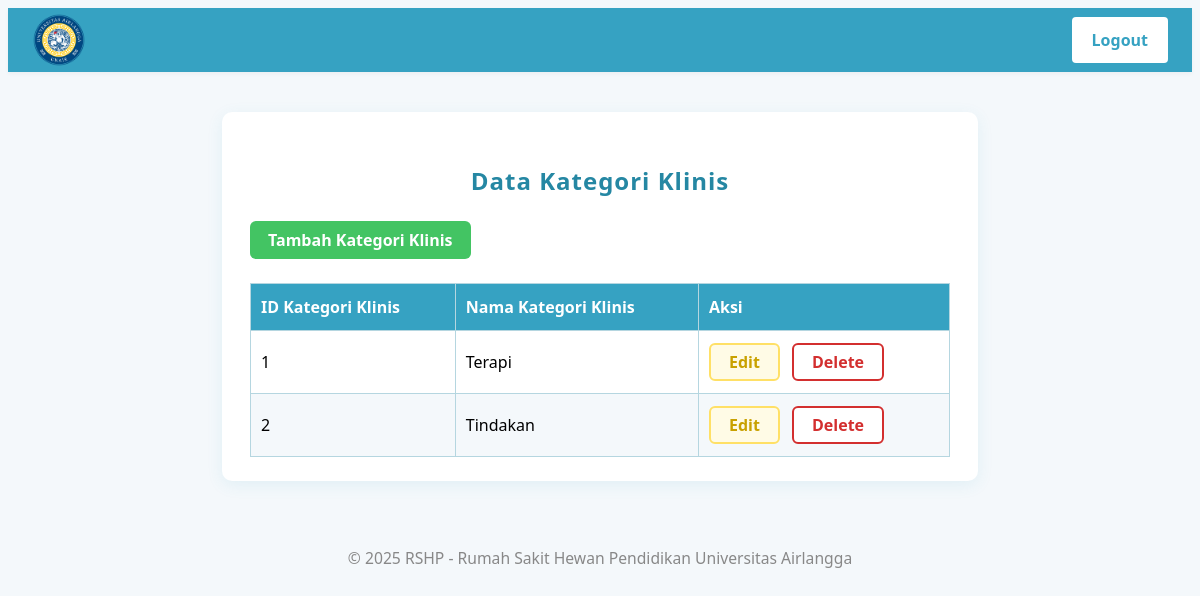
The app's page /roles/medis/kategori/KategoriKlinisView.php with its own data.
### tables this page shows
CREATE TABLE `kategori_klinis` (
  `idkategori_klinis` int NOT NULL,
  `nama_kategori_klinis` varchar(50) DEFAULT NULL
);

### databases/koneksi.php (called while the page is built, shortened)
<?php
class Database {
	private $host;
	private $user;
	private $pass;
	private $db;
	private $conn;
	public function __construct(
		$host = 'localhost',
		$user = 'root',
		$pass = '',
		$db   = 'kuliah_wf_2025'
	) {
		$this->host = $host;
		$this->user = $user;
		$this->pass = $pass;
		$this->db   = $db;
	}
	private function connect() {
		$this->conn = new mysqli($this->host, $this->user, $this->pass, $this->db);
	}
	public function select($query, $params = [], $types = '') {
		$stmt = $this->conn->prepare($query);
		$stmt->execute();
		$result = $stmt->get_result();
		$data = $result ? $result->fetch_all(MYSQLI_ASSOC) : [];
		return $data;
	}
	public function closeConnection() {
		if ($this->conn) {
			$this->conn = null;
		}
	}
}
?>

### models/KategoriKlinis.php (called while the page is built, shortened)
<?php
require_once __DIR__ . '/../databases/koneksi.php';
class KategoriKlinis {
    public static function getAll() {
        $db = new Database();
        $sql = "SELECT * FROM kategori_klinis";
        return $db->select($sql);
    }
}

### controllers/KategoriKlinisController.php (called while the page is built, shortened)
<?php
require_once __DIR__ . '/../models/KategoriKlinis.php';
class KategoriKlinisController
{
    public function __construct()
    {
        $this->kategoriKlinisList = KategoriKlinis::getAll();
    }
}

### roles/medis/kategori/KategoriKlinisView.php (the view, shortened to what this page needs)
<?php
require_once __DIR__ . '/../../../controllers/KategoriKlinisController.php';
class KategoriKlinisView {
	private $kategoriKlinisList;
	public function __construct($kategoriKlinisList) {
		$this->kategoriKlinisList = $kategoriKlinisList;
	}
	public function render() {
?>
		<!DOCTYPE html>
		<html lang="id">
		<head>
			<link rel="stylesheet" href="../../../assets/css/kategori_klinis.css?v=<?php echo time(); ?>">
		</head>
		<body>
			<?php include('../../../views/partials/menu.php'); ?>
			<div class="kategori-klinis-container">
				<h2>Data Kategori Klinis</h2>
				<a href="TambahKategoriKlinisView.php" class="tambah-klinis-btn">Tambah Kategori Klinis</a>
				<table class="klinis-table">
					<thead>
						<tr>
							<th>ID Kategori Klinis</th>
							<th>Nama Kategori Klinis</th>
							<th>Aksi</th>
						</tr>
					</thead>
					<tbody>
						<?php foreach ($this->kategoriKlinisList as $kategori) : ?>
							<tr>
								<td><?php echo htmlspecialchars($kategori['idkategori_klinis']); ?></td>
								<td><?php echo htmlspecialchars($kategori['nama_kategori_klinis']); ?></td>
								<td>
									<a href="EditKategoriKlinisView.php?idkategori_klinis=<?php echo urlencode($kategori['idkategori_klinis']); ?>" class="edit-btn">Edit</a>
									<a href="DeleteKategoriKlinisView.php?idkategori_klinis=<?php echo urlencode($kategori['idkategori_klinis']); ?>" class="delete-btn">Delete</a>
								</td>
							</tr>
						<?php endforeach; ?>
					</tbody>
				</table>
			</div>
			<?php include('../../../views/partials/footer.php'); ?>
		</body>
		</html>
<?php
		return ob_get_clean();
	}
}
$controller = new KategoriKlinisController();
$kategoriKlinisList = $controller->kategoriKlinisList;
$view = new KategoriKlinisView($kategoriKlinisList);
echo $view->render();

### assets/css/kategori_klinis.css (style rules this page uses)
body { background: #f4f8fb; font-family: 'Segoe UI', Arial, sans-serif; }
.kategori-klinis-container { background: #fff; max-width: 700px; margin: 40px auto 0 auto; padding: 32px 28px 24px 28px; border-radius: 10px; box-shadow: 0 4px 16px rgba(54, 162, 194, 0.10); }
.kategori-klinis-container h2 { color: #2587a3; text-align: center; margin-bottom: 24px; letter-spacing: 1px; }
.tambah-klinis-btn { display: inline-block; background: #43c463; color: #fff; padding: 8px 18px; border-radius: 6px; text-decoration: none; font-weight: 600; margin-bottom: 16px; transition: background 0.2s; }
.klinis-table { width: 100%; border-collapse: collapse; background: #fff; margin-top: 8px; }
.klinis-table th, .klinis-table td { border: 1px solid #b5d6e0; padding: 12px 10px; text-align: left; font-size: 1em; }
.klinis-table th { background: #36a2c2; color: #fff; font-weight: 700; }
.klinis-table tr:nth-child(even) { background: #f4f8fb; }
.edit-btn { display: inline-block; background: #fffbe6; color: #c9a100; border: 2px solid #ffe066; padding: 6px 18px; border-radius: 6px; text-decoration: none; font-size: 1em; font-weight: 600; margin-right: 8px; transition: background 0.2s, color 0.2s, border 0.2s; box-sizing: border-box; }
.delete-btn { display: inline-block; background: #fff; color: #d32f2f; border: 2px solid #d32f2f; padding: 6px 18px; border-radius: 6px; text-decoration: none; font-size: 1em; font-weight: 600; transition: background 0.2s, color 0.2s, border 0.2s; box-sizing: border-box; }

### records on screen
kategori_klinis: idkategori_klinis "1", nama_kategori_klinis "Terapi"
kategori_klinis: idkategori_klinis "2", nama_kategori_klinis "Tindakan"
